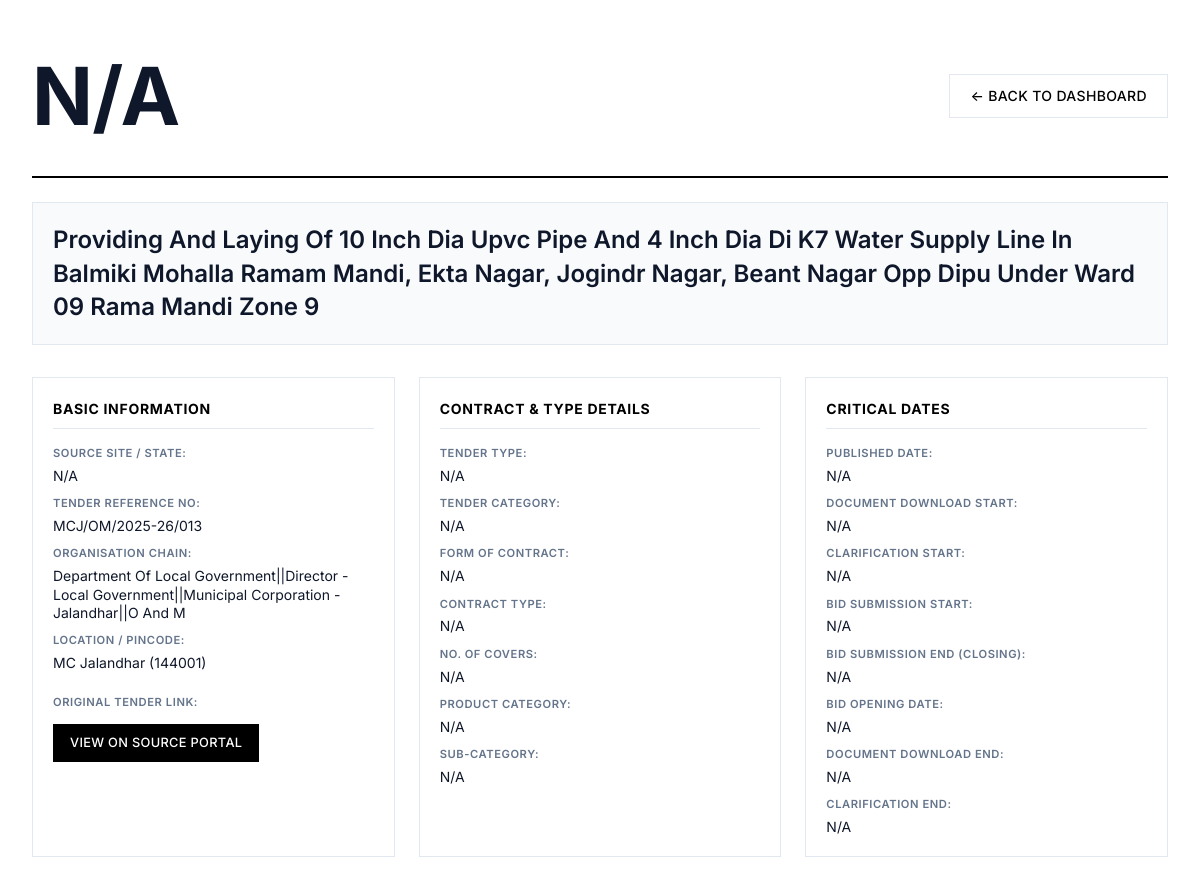
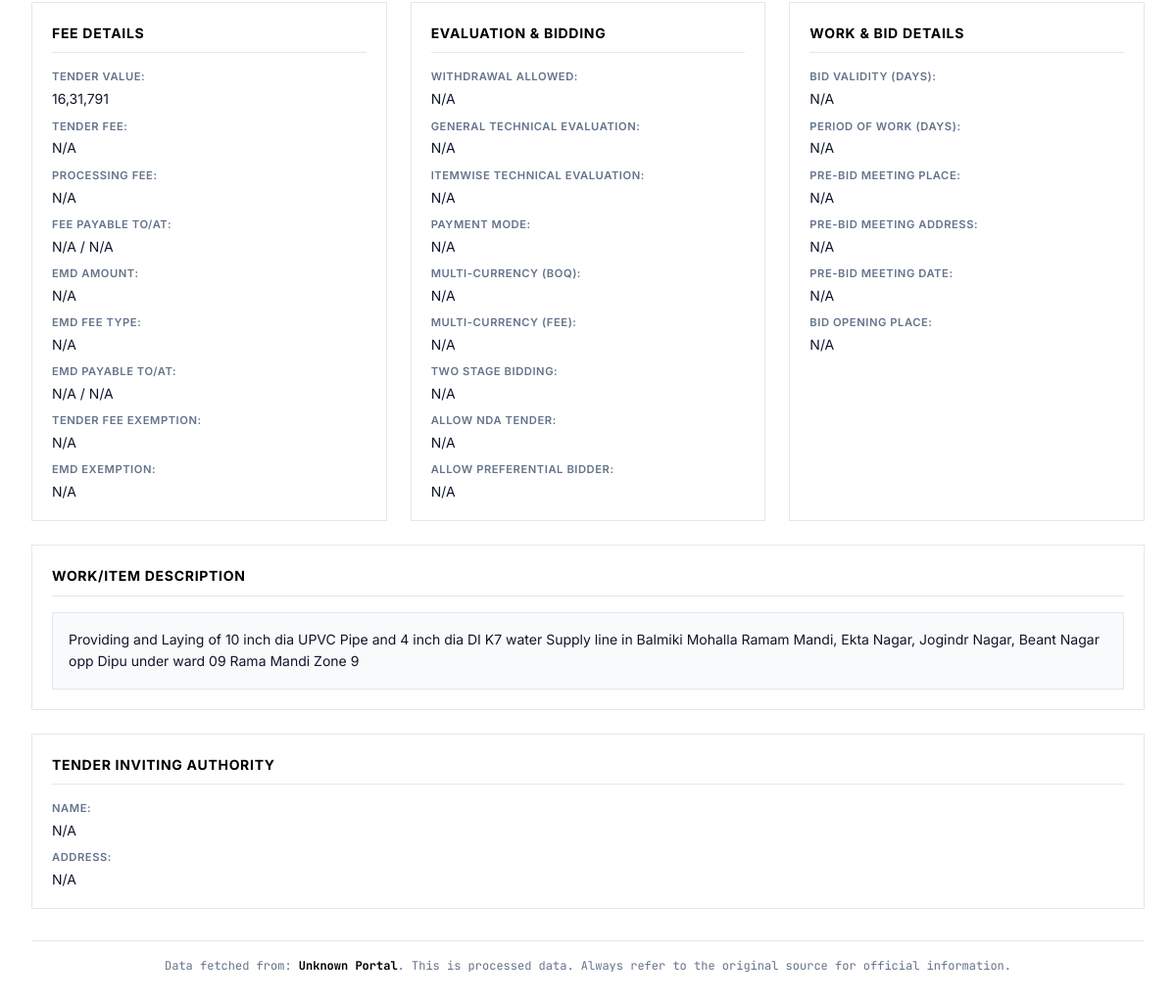
/tender/170, run on the app's committed database (2 pictures, top to bottom).
### database.py (models this page shows, shortened)
class Tender(Base):
    __tablename__ = "tenders"
    id = Column(Integer, primary_key=True, index=True)
    tender_id = Column(String, unique=True, index=True, nullable=False)
    source_site = Column(String, index=True, nullable=False)
    tender_title = Column(Text)
    organisation_chain = Column(Text)
    tender_value_numeric = Column(Float, nullable=True)
    emd_amount_numeric = Column(Float, nullable=True)
    published_date = Column(DateTime, nullable=True)
    closing_date = Column(DateTime, nullable=True)
    opening_date = Column(DateTime, nullable=True)
    location = Column(String, nullable=True)
    pincode = Column(String, nullable=True)
    status = Column(String, default="Live", index=True) # e.g., "Live", "Result Announced", "Cancelled"
    full_details_json = Column(JSON, nullable=True)
    created_at = Column(DateTime(timezone=True), server_default=func.now())
    updated_at = Column(DateTime(timezone=True), onupdate=func.now())
    result = relationship("TenderResult", back_populates="tender", uselist=False, cascade="all, delete-orphan")
    bids = relationship("TenderBid", back_populates="tender", cascade="all, delete-orphan")

### dashboard.py (the view)
@app.get("/tender/{tender_pk_id}", name="view_tender_detail", response_class=HTMLResponse)
async def view_tender_detail(request: Request, tender_pk_id: int, db: Session = Depends(get_db)):
    if not templates: raise HTTPException(503, "Template engine error")
    tender = db.query(Tender).filter(Tender.id == tender_pk_id).first()
    if not tender: raise HTTPException(404, "Tender not found in database.")
    return templates.TemplateResponse("tender_detail.html", {"request": request, "tender": tender.full_details_json or {}})

### templates/tender_detail.html (shortened to what this page needs)
<!DOCTYPE html>
<html lang="en">
<head>
</head>
<body>
    <div class="page-wrapper">
        <div class="container">
            <div class="page-header">
                <h1>{{ tender.get('primary_tender_id', 'N/A') }}</h1>
                <a href="{{ url_for('homepage') }}" class="btn btn-secondary">← Back to Dashboard</a>
            </div>
            <div class="tender-main-title">
                {% if tender.get('work_title') and tender.get('work_title') != 'N/A' %}
                    {{ tender.get('work_title') | neat_format }}
                {% elif tender.get('primary_title') and tender.get('primary_title') != 'N/A' %}
                     {{ tender.get('primary_title') | neat_format }}
                {% else %}
                    <span class="na-text">Title Not Available</span>
                {% endif %}
            </div>
            <div class="details-grid">
                <div class="detail-section">
                    <h3>Basic Information</h3>
                    <div class="detail-field"><strong>Source Site / State:</strong> <span class="value-text">{{ tender.get('source_site_key', 'N/A') }}</span></div>
                    <div class="detail-field"><strong>Tender Reference No:</strong> <span class="value-text">{{ tender.get('tender_reference_number', 'N/A') }}</span></div>
                    <div class="detail-field"><strong>Organisation Chain:</strong> <span class="value-text">{{ tender.get('organisation_chain', tender.get('list_page_org_chain', 'N/A')) | neat_format }}</span></div>
                    <div class="detail-field"><strong>Location / Pincode:</strong> <span class="value-text">{{ tender.get('location', 'N/A') }}{% if tender.get('pincode') and tender.get('pincode') != 'N/A' %} ({{ tender.pincode }}){% endif %}</span></div>
                    {% if tender.get('detail_page_link') and tender.get('detail_page_link') != 'N/A' %}
                    <div class="detail-field" style="margin-top: 12px;">
                        <strong>Original Tender Link:</strong>
                        <a href="{{ tender.detail_page_link }}" target="_blank" rel="noopener noreferrer" class="btn btn-link-style">
                            View on Source Portal
                        </a>
                    </div>
                    {% endif %}
                </div>
                <div class="detail-section">
                    <h3>Contract & Type Details</h3>
                    <div class="detail-field"><strong>Tender Type:</strong> <span class="value-text">{{ tender.get('tender_type', 'N/A') }}</span></div>
                    <div class="detail-field"><strong>Tender Category:</strong> <span class="value-text">{{ tender.get('tender_category', 'N/A') }}</span></div>
                    <div class="detail-field"><strong>Form of Contract:</strong> <span class="value-text">{{ tender.get('form_of_contract', 'N/A') }}</span></div>
                    <div class="detail-field"><strong>Contract Type:</strong> <span class="value-text">{{ tender.get('contract_type', 'N/A') }}</span></div>
                    <div class="detail-field"><strong>No. of Covers:</strong> <span class="value-text">{{ tender.get('no_of_covers', 'N/A') }}</span></div>
                    <div class="detail-field"><strong>Product Category:</strong> <span class="value-text">{{ tender.get('product_category', 'N/A') | neat_format }}</span></div>
                    <div class="detail-field"><strong>Sub-Category:</strong> <span class="value-text">{{ tender.get('sub_category', 'N/A') | neat_format }}</span></div>
                </div>
                <div class="detail-section">
                    <h3>Critical Dates</h3>
                    <div class="detail-field"><strong>Published Date:</strong> <span class="value-text">{{ tender.get('primary_published_date', 'N/A') }}</span></div>
                    <div class="detail-field"><strong>Document Download Start:</strong> <span class="value-text">{{ tender.get('doc_download_start_date', 'N/A') }}</span></div>
                    <div class="detail-field"><strong>Clarification Start:</strong> <span class="value-text">{{ tender.get('clarification_start_date', 'N/A') }}</span></div>
                    <div class="detail-field"><strong>Bid Submission Start:</strong> <span class="value-text">{{ tender.get('bid_submission_start_date', 'N/A') }}</span></div>
                    <div class="detail-field"><strong>Bid Submission End (Closing):</strong> <span class="value-text">{{ tender.get('primary_closing_date', 'N/A') }}</span></div>
                    <div class="detail-field"><strong>Bid Opening Date:</strong> <span class="value-text">{{ tender.get('primary_opening_date', 'N/A') }}</span></div>
                    <div class="detail-field"><strong>Document Download End:</strong> <span class="value-text">{{ tender.get('doc_download_end_date', 'N/A') }}</span></div>
                    <div class="detail-field"><strong>Clarification End:</strong> <span class="value-text">{{ tender.get('clarification_end_date', 'N/A') }}</span></div>
                </div>
                <div class="detail-section">
                    <h3>Fee Details</h3>
                    <div class="detail-field"><strong>Tender Value:</strong> <span class="value-text">{{ tender.get('tender_value', 'N/A') }}</span></div>
                    <div class="detail-field"><strong>Tender Fee:</strong> <span class="value-text">{{ tender.get('tender_fee', 'N/A') }}</span></div>
                    <div class="detail-field"><strong>Processing Fee:</strong> <span class="value-text">{{ tender.get('processing_fee', 'N/A') }}</span></div>
                    <div class="detail-field"><strong>Fee Payable To/At:</strong> <span class="value-text">{{ tender.get('fee_payable_to', 'N/A') | neat_format }} / {{ tender.get('fee_payable_at', 'N/A') | neat_format }}</span></div>
                    <div class="detail-field"><strong>EMD Amount:</strong> <span class="value-text">{{ tender.get('emd_amount', 'N/A') }}</span></div>
                    <div class="detail-field"><strong>EMD Fee Type:</strong> <span class="value-text">{{ tender.get('emd_fee_type', 'N/A') }}</span></div>
                    <div class="detail-field"><strong>EMD Payable To/At:</strong> <span class="value-text">{{ tender.get('emd_payable_to', 'N/A') | neat_format }} / {{ tender.get('emd_payable_at', 'N/A') | neat_format }}</span></div>
                    <div class="detail-field"><strong>Tender Fee Exemption:</strong> <span class="value-text">{{ tender.get('tender_fee_exemption', 'N/A') }}</span></div>
                    <div class="detail-field"><strong>EMD Exemption:</strong> <span class="value-text">{{ tender.get('emd_exemption', 'N/A') }}</span></div>
                </div>
                <div class="detail-section">
                    <h3>Evaluation & Bidding</h3>
                    <div class="detail-field"><strong>Withdrawal Allowed:</strong> <span class="value-text">{{ tender.get('withdrawal_allowed', 'N/A') }}</span></div>
                    <div class="detail-field"><strong>General Technical Evaluation:</strong> <span class="value-text">{{ tender.get('general_tech_evaluation', 'N/A') }}</span></div>
                    <div class="detail-field"><strong>Itemwise Technical Evaluation:</strong> <span class="value-text">{{ tender.get('itemwise_tech_evaluation', 'N/A') }}</span></div>
                    <div class="detail-field"><strong>Payment Mode:</strong> <span class="value-text">{{ tender.get('payment_mode', 'N/A') }}</span></div>
                    <div class="detail-field"><strong>Multi-Currency (BOQ):</strong> <span class="value-text">{{ tender.get('multi_currency_boq', 'N/A') }}</span></div>
                    <div class="detail-field"><strong>Multi-Currency (Fee):</strong> <span class="value-text">{{ tender.get('multi_currency_fee', 'N/A') }}</span></div>
                    <div class="detail-field"><strong>Two Stage Bidding:</strong> <span class="value-text">{{ tender.get('two_stage_bidding', 'N/A') }}</span></div>
                    <div class="detail-field"><strong>Allow NDA Tender:</strong> <span class="value-text">{{ tender.get('allow_nda_tender', 'N/A') }}</span></div>
                    <div class="detail-field"><strong>Allow Preferential Bidder:</strong> <span class="value-text">{{ tender.get('allow_preferential_bidder', 'N/A') }}</span></div>
                </div>
                <div class="detail-section">
                    <h3>Work & Bid Details</h3>
                    <div class="detail-field"><strong>Bid Validity (Days):</strong> <span class="value-text">{{ tender.get('bid_validity_days', 'N/A') }}</span></div>
                    <div class="detail-field"><strong>Period of Work (Days):</strong> <span class="value-text">{{ tender.get('period_of_work_days', 'N/A') }}</span></div>
                    <div class="detail-field"><strong>Pre-Bid Meeting Place:</strong> <span class="value-text">{{ tender.get('pre_bid_meeting_place', 'N/A') | neat_format }}</span></div>
                    <div class="detail-field"><strong>Pre-Bid Meeting Address:</strong> <span class="value-text">{{ tender.get('pre_bid_meeting_address', 'N/A') | neat_format }}</span></div>
                    <div class="detail-field"><strong>Pre-Bid Meeting Date:</strong> <span class="value-text">{{ tender.get('pre_bid_meeting_date', 'N/A') }}</span></div>
                    <div class="detail-field"><strong>Bid Opening Place:</strong> <span class="value-text">{{ tender.get('bid_opening_place', 'N/A') | neat_format }}</span></div>
                </div>
                <div class="detail-section full-width-section">
                    <h3>Work/Item Description</h3>
                    <div class="description-text">
                        <pre>{{ tender.get('work_description', tender.get('list_page_title', 'N/A')) if (tender.get('work_description') and tender.get('work_description') != 'N/A') or (tender.get('list_page_title') and tender.get('list_page_title') != 'N/A') else '<span class="na-text">Not Available</span>' | safe }}</pre>
                    </div>
                </div>
                <div class="detail-section full-width-section">
                    <h3>Tender Inviting Authority</h3>
                    <div class="detail-field"><strong>Name:</strong> <span class="value-text">{{ tender.get('tender_inviting_authority_name', 'N/A') | neat_format }}</span></div>
                    <div class="detail-field"><strong>Address:</strong> <span class="value-text">{{ tender.get('tender_inviting_authority_address', 'N/A') | neat_format }}</span></div>
                </div>
            </div>
            <div class="source-note">
                Data fetched from: <span class="source-site-highlight">{{ tender.get('source_site_key', 'Unknown Portal') }}</span>.
                This is processed data. Always refer to the original source for official information.
            </div>
        </div>
    </div>
</body>
</html>

### templates/tender_detail.html (style rules this page uses)
* { box-sizing: border-box; margin: 0; padding: 0; }
html { font-size: 16px; scroll-behavior: smooth; }
:root { --color-primary: #000000; --color-secondary: #1a1a1a; --color-accent: #2563eb; --color-surface: #ffffff; --color-surface-alt: #f8fafc; --color-border: #e2e8f0; --color-text: #0f172a; --color-text-muted: #64748b; --shadow-md: 0 4px 6px -1px rgb(0 0 0 / 0.1), 0 2px 4px -2px rgb(0 0 0 / 0.1); }
body { font-family: 'Inter', -apple-system, BlinkMacSystemFont, sans-serif; background: var(--color-surface-alt); color: var(--color-text); line-height: 1.6; font-weight: 400; min-height: 100vh; -webkit-font-smoothing: antialiased; -moz-osx-font-smoothing: grayscale; }
.page-wrapper { background: var(--color-surface); padding: 32px; min-height: calc(100vh - 64px); }
.container { max-width: none; width: 100%; margin: 0 auto; }
.page-header { display: flex; justify-content: space-between; align-items: center; margin-bottom: 24px; padding-bottom: 16px; border-bottom: 2px solid var(--color-primary); }
.page-header h1 { font-size: 5rem; font-weight: 700; letter-spacing: -0.01em; color: var(--color-text); text-transform: none; overflow-wrap: break-word; word-break: break-all; }
.btn { display: inline-flex; align-items: center; justify-content: center; padding: 10px 20px; border: 1px solid transparent; font-family: inherit; font-size: 0.875rem; font-weight: 500; text-decoration: none; color: var(--color-surface); background: var(--color-primary); border-radius: 0; cursor: pointer; transition: all 0.2s ease; text-transform: uppercase; letter-spacing: 0.025em; }
.btn-secondary { background: transparent; color: var(--color-primary); border-color: var(--color-border); }
.tender-main-title { font-size: 1.5rem; font-weight: 600; color: var(--color-text); margin-bottom: 32px; padding: 20px; background-color: var(--color-surface-alt); border: 1px solid var(--color-border); line-height: 1.4; text-align: left; }
.details-grid { display: grid; grid-template-columns: repeat(3, 1fr); gap: 24px; margin-bottom: 32px; }
.detail-section { background-color: var(--color-surface); border: 1px solid var(--color-border); padding: 20px; display: flex; flex-direction: column; }
.detail-section h3 { font-size: 0.875rem; font-weight: 700; color: var(--color-primary); margin-top: 0; margin-bottom: 16px; padding-bottom: 8px; border-bottom: 1px solid var(--color-border); text-transform: uppercase; letter-spacing: 0.05em; }
.detail-field { margin-bottom: 10px; display: flex; flex-direction: column; gap: 2px; }
.detail-field:last-child { margin-bottom: 0; }
.detail-field strong { font-size: 0.7rem; font-weight: 600; color: var(--color-text-muted); text-transform: uppercase; letter-spacing: 0.05em; margin-bottom: 2px; }
.detail-field span, .detail-field .value-text, .detail-field a.value-link { font-size: 0.875rem; color: var(--color-text); word-wrap: break-word; line-height: 1.3; }
.btn-link-style { margin-top: 8px; padding: 8px 16px; font-size: 0.8rem; width: fit-content; }
.full-width-section { grid-column: 1 / -1; }
.description-text pre { background: var(--color-surface-alt); padding: 16px; border: 1px solid var(--color-border); font-size: 0.875rem; white-space: pre-wrap; word-wrap: break-word; line-height: 1.6; color: var(--color-text); font-family: inherit; max-height: 300px; overflow-y: auto; }
.source-note { font-size: 0.75rem; color: var(--color-text-muted); margin-top: 32px; padding-top: 16px; border-top: 1px solid var(--color-border); display: block; text-align: center; font-family: 'JetBrains Mono', monospace; }
.source-site-highlight { font-weight: 700; color: var(--color-primary); }

### data on the page
Tender: get|neat_format "Providing And Laying Of 10 Inch Dia Upvc Pipe And 4 Inch Dia Di K7 Water Supply Line In Balmiki Mohalla Ramam Mandi, Ekta Nagar, Jogindr Nagar, Beant Nagar Opp Dipu Under Ward 09 Rama Mandi Zone 9", get|neat_format "Department Of Local Government||Director - Local Government||Municipal Corporation - Jalandhar||O And M", get "MC Jalandhar", tender_title "Providing and Laying of 10 inch dia UPVC Pipe and 4 inch dia DI K7 water Supply line in Balmiki Mohalla Ramam Mandi, Ekta Nagar, Jogindr Nagar, Beant Nagar opp Dipu under ward 09 Rama Mandi Zone 9"

### other printed values
{{ tender.get('primary_tender_id', 'N/A') }} "N/A"
{{ tender.get('source_site_key', 'N/A') }} "N/A"
{{ tender.get('tender_reference_number', 'N/A') }} "MCJ/OM/2025-26/013"
{{ tender.pincode }} "144001"
{{ tender.get('tender_type', 'N/A') }} "N/A"
{{ tender.get('tender_category', 'N/A') }} "N/A"
{{ tender.get('form_of_contract', 'N/A') }} "N/A"
{{ tender.get('contract_type', 'N/A') }} "N/A"
{{ tender.get('no_of_covers', 'N/A') }} "N/A"
{{ tender.get('product_category', 'N/A') | neat_format }} "N/A"
{{ tender.get('sub_category', 'N/A') | neat_format }} "N/A"
{{ tender.get('primary_published_date', 'N/A') }} "N/A"
{{ tender.get('doc_download_start_date', 'N/A') }} "N/A"
{{ tender.get('clarification_start_date', 'N/A') }} "N/A"
{{ tender.get('bid_submission_start_date', 'N/A') }} "N/A"
